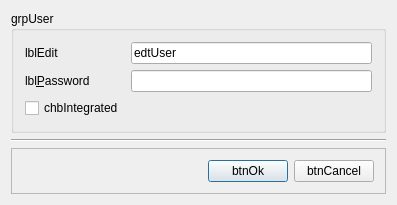
<?xml version="1.0" encoding="UTF-8"?>
<ui version="4.0">
 <class>UserDlgClass</class>
 <widget class="QDialog" name="UserDlgClass">
  <property name="windowModality">
   <enum>Qt::NonModal</enum>
  </property>
  <property name="geometry">
   <rect>
    <x>0</x>
    <y>0</y>
    <width>397</width>
    <height>205</height>
   </rect>
  </property>
  <property name="windowTitle">
   <string>UserDlg</string>
  </property>
  <layout class="QVBoxLayout" name="verticalLayout_2">
   <item>
    <widget class="QGroupBox" name="grpUser">
     <property name="sizePolicy">
      <sizepolicy hsizetype="Preferred" vsizetype="Preferred">
       <horstretch>0</horstretch>
       <verstretch>0</verstretch>
      </sizepolicy>
     </property>
     <property name="title">
      <string>grpUser</string>
     </property>
     <layout class="QVBoxLayout" name="verticalLayout">
      <item>
       <layout class="QHBoxLayout" name="horizontalLayout_2">
        <item>
         <widget class="QLabel" name="lblUser">
          <property name="minimumSize">
           <size>
            <width>100</width>
            <height>0</height>
           </size>
          </property>
          <property name="text">
           <string>lblEdit</string>
          </property>
          <property name="buddy">
           <cstring>edtUser</cstring>
          </property>
         </widget>
        </item>
        <item>
         <widget class="QLineEdit" name="edtUser">
          <property name="text">
           <string>edtUser</string>
          </property>
         </widget>
        </item>
       </layout>
      </item>
      <item>
       <layout class="QHBoxLayout" name="horizontalLayout_3">
        <item>
         <widget class="QLabel" name="lblPassword">
          <property name="minimumSize">
           <size>
            <width>100</width>
            <height>0</height>
           </size>
          </property>
          <property name="text">
           <string>lbl&amp;Password</string>
          </property>
          <property name="buddy">
           <cstring>edtPassword</cstring>
          </property>
         </widget>
        </item>
        <item>
         <widget class="QLineEdit" name="edtPassword">
          <property name="text">
           <string/>
          </property>
         </widget>
        </item>
       </layout>
      </item>
      <item>
       <widget class="QCheckBox" name="chbIntegrated">
        <property name="text">
         <string>chbIntegrated</string>
        </property>
       </widget>
      </item>
     </layout>
    </widget>
   </item>
   <item>
    <widget class="Line" name="line">
     <property name="sizePolicy">
      <sizepolicy hsizetype="Preferred" vsizetype="Fixed">
       <horstretch>0</horstretch>
       <verstretch>0</verstretch>
      </sizepolicy>
     </property>
     <property name="orientation">
      <enum>Qt::Horizontal</enum>
     </property>
    </widget>
   </item>
   <item>
    <widget class="QFrame" name="frame">
     <property name="sizePolicy">
      <sizepolicy hsizetype="Preferred" vsizetype="Fixed">
       <horstretch>0</horstretch>
       <verstretch>0</verstretch>
      </sizepolicy>
     </property>
     <property name="frameShape">
      <enum>QFrame::StyledPanel</enum>
     </property>
     <property name="frameShadow">
      <enum>QFrame::Raised</enum>
     </property>
     <layout class="QHBoxLayout" name="horizontalLayout">
      <item>
       <spacer name="horizontalSpacer">
        <property name="orientation">
         <enum>Qt::Horizontal</enum>
        </property>
        <property name="sizeHint" stdset="0">
         <size>
          <width>137</width>
          <height>20</height>
         </size>
        </property>
       </spacer>
      </item>
      <item>
       <widget class="QPushButton" name="btnOk">
        <property name="text">
         <string>btnOk</string>
        </property>
       </widget>
      </item>
      <item>
       <widget class="QPushButton" name="btnCancel">
        <property name="text">
         <string>btnCancel</string>
        </property>
       </widget>
      </item>
     </layout>
    </widget>
   </item>
  </layout>
 </widget>
 <layoutdefault spacing="6" margin="11"/>
 <resources/>
 <connections/>
</ui>
